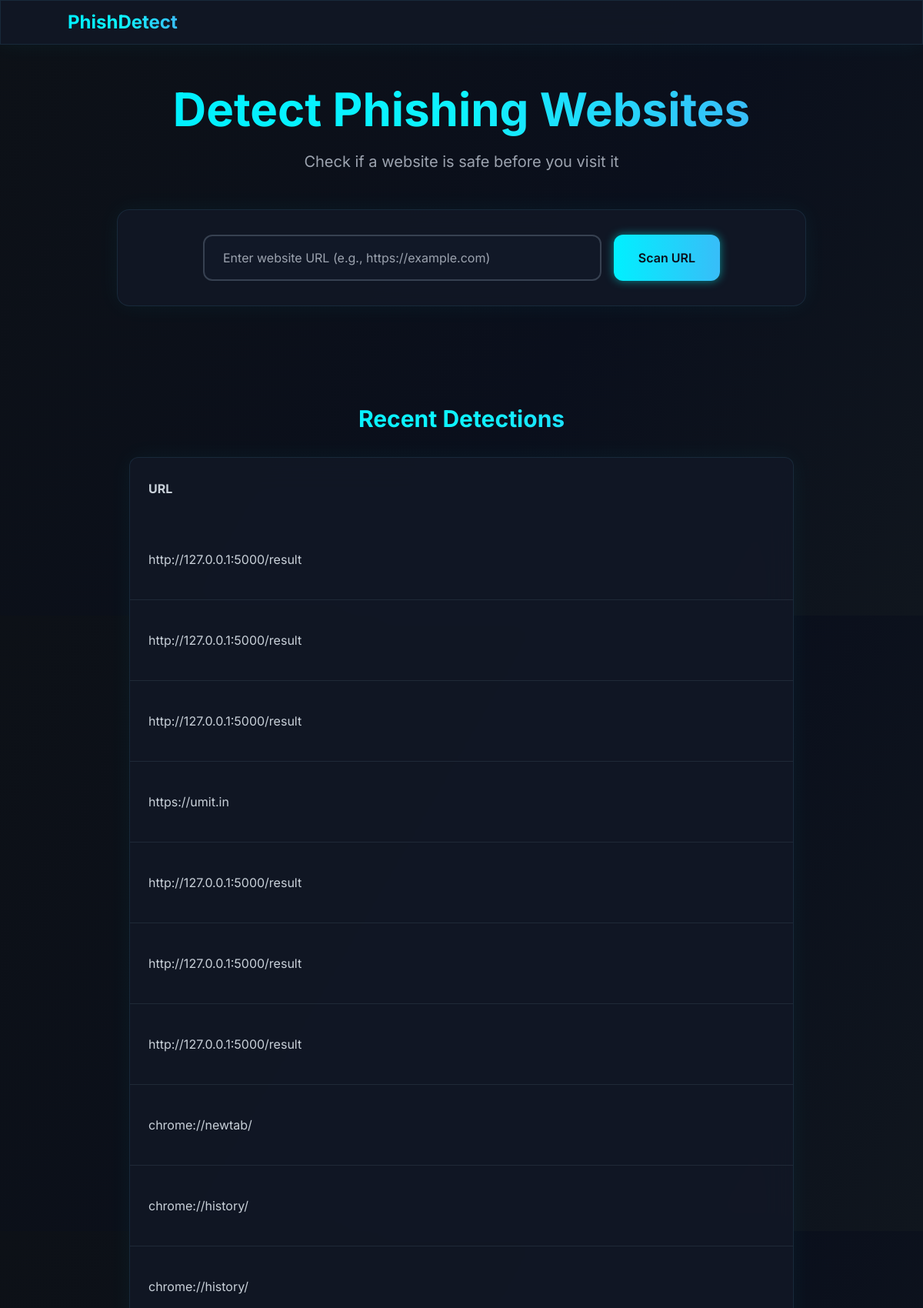
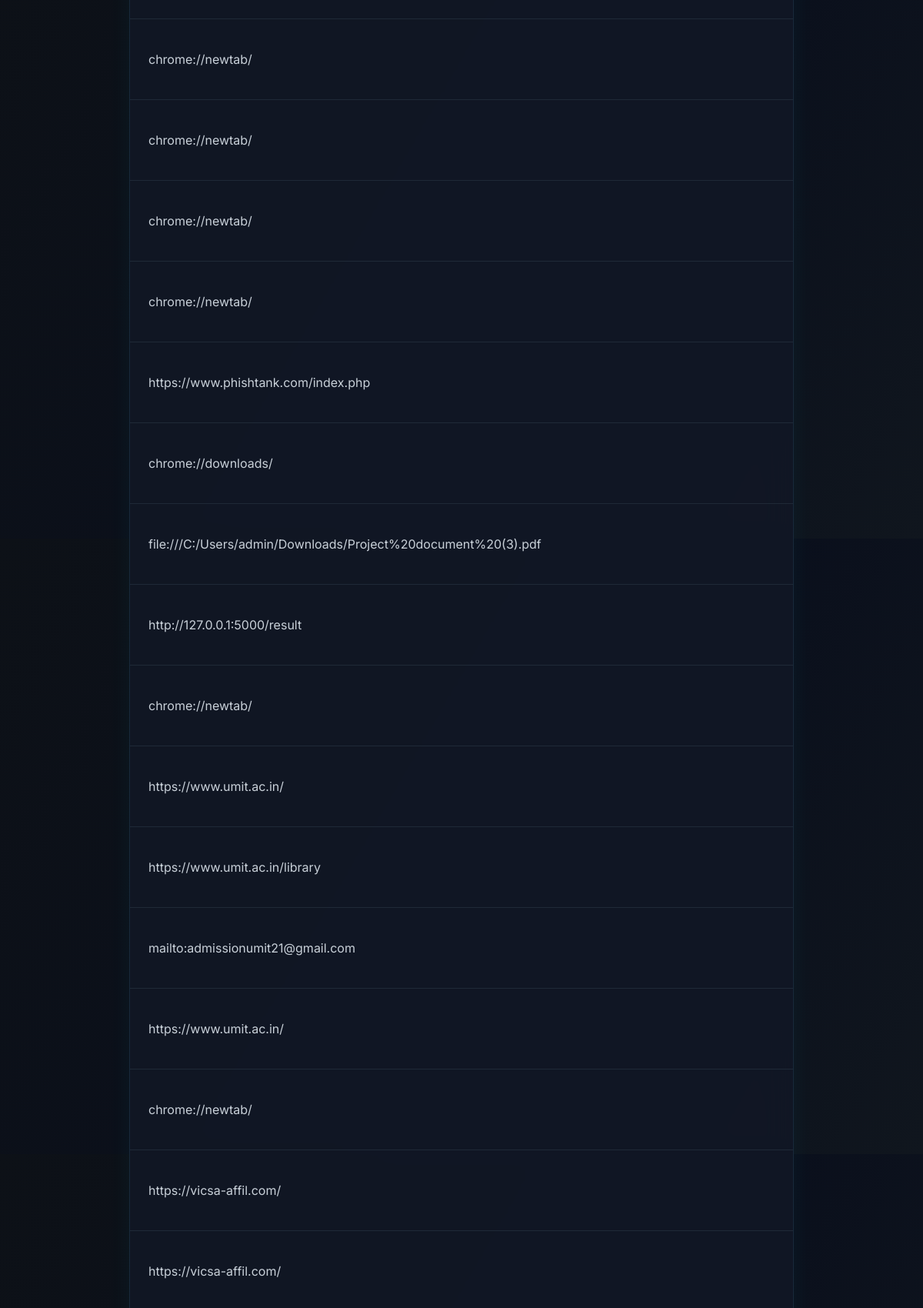
The page / (upper part) on the database its author committed (2 pictures, top to bottom).
### tables this page shows
CREATE TABLE phishing_urls (
            id INTEGER PRIMARY KEY AUTOINCREMENT,
            url TEXT NOT NULL,
            detected_at TIMESTAMP DEFAULT CURRENT_TIMESTAMP
        );

### app.py (the view)
@app.route("/")
def home():
    phishing_url = request.args.get("phishing_url")
    user = session.get("user")
    conn = sqlite3.connect("phishing_urls.db")
    cursor = conn.cursor()
    cursor.execute("SELECT url, detected_at FROM phishing_urls ORDER BY detected_at DESC")
    urls = cursor.fetchall()
    conn.close()
    return render_template("index.html", phishing_url=phishing_url, user=user, urls=urls)

### templates/index.html (shortened to what this page needs)
<!DOCTYPE html>
<html lang="en">
<head>
    <link href="https://cdnjs.cloudflare.com/ajax/libs/tailwindcss/2.2.19/tailwind.min.css" rel="stylesheet">
</head>
<body class="min-h-screen flex flex-col">
    <nav class="glass-effect fixed w-full z-50 px-4 py-3">
        <div class="container mx-auto flex justify-between items-center">
            <div class="flex items-center space-x-2">
                <h1 class="text-2xl font-bold neon-text">PhishDetect</h1>
            </div>
        </div>
    </nav>
    <main class="pt-28 pb-16 px-4 flex-grow">
        <div class="container mx-auto max-w-4xl text-center">
            <h1 class="text-5xl md:text-6xl font-bold mb-6">
                <span class="neon-text">Detect Phishing Websites</span>
            </h1>
            <p class="text-xl text-gray-400 mb-12">Check if a website is safe before you visit it</p>
            <div class="glass-effect rounded-2xl p-8 shadow-2xl">
                <form action="/result" method="POST" class="max-w-2xl mx-auto">
                    <div class="flex flex-col md:flex-row gap-4">
                        <input type="url" name="name" id="name" required
                            placeholder="Enter website URL (e.g., https://example.com)"
                            class="flex-1 px-6 py-4 rounded-xl bg-gray-900 text-cyan-300 border-2 border-gray-700 focus:border-cyan-400 focus:ring-2 focus:ring-cyan-400 transition-all duration-300">
                        <button type="submit" class="btn-neon px-8 py-4 rounded-xl">
                            Scan URL
                        </button>
                    </div>
                </form>
            </div>
        </div>
    </main>
    {% if urls %}
    <section class="container mx-auto max-w-4xl px-4 py-16">
        <h2 class="text-3xl text-center font-bold mb-8 neon-text">Recent Detections</h2>
        <div class="glass-effect rounded-xl overflow-hidden">
            <table class="w-full">
                <thead class="bg-cyan-900 text-cyan-100">
                    <tr>
                        <th class="px-6 py-4 text-left">URL</th>
                    </tr>
                </thead>
                <tbody class="divide-y divide-gray-800">
                    {% for url, detected_at in urls %}
                    <tr class="hover:bg-gray-800 transition-colors duration-200">
                        <td class="px-6 py-4">{{ url }}</td>
                    </tr>
                    {% endfor %}
                </tbody>
            </table>
        </div>
    </section>
    {% endif %}
</body>
</html>

### templates/index.html (style rules this page uses)
body { font-family: 'Inter', sans-serif; background: linear-gradient(120deg, #0d1117, #0a0f1c 60%, #10161e); color: #c9d1d9; }
.glass-effect { background: rgba(18, 24, 38, 0.85); backdrop-filter: blur(20px); border: 1px solid rgba(100, 200, 255, 0.1); box-shadow: 0 0 30px rgba(0, 255, 255, 0.05); }
.neon-text { background: linear-gradient(90deg, #00f0ff, #0ef3ff, #38bdf8); background-clip: text; -webkit-background-clip: text; -webkit-text-fill-color: transparent; }
.btn-neon { background: linear-gradient(90deg, #00f0ff, #38bdf8); color: #0a0f1c; font-weight: 600; box-shadow: 0 0 12px rgba(0, 255, 255, 0.5); transition: all 0.3s ease; }

### rows shown on the page
phishing_urls: url "http://127.0.0.1:5000/result"
phishing_urls: url "http://127.0.0.1:5000/result"
phishing_urls: url "http://127.0.0.1:5000/result"
phishing_urls: url "https://umit.in"
phishing_urls: url "http://127.0.0.1:5000/result"
phishing_urls: url "http://127.0.0.1:5000/result"
phishing_urls: url "http://127.0.0.1:5000/result"
phishing_urls: url "chrome://newtab/"
phishing_urls: url "chrome://history/"
phishing_urls: url "chrome://history/"
phishing_urls: url "chrome://newtab/"
phishing_urls: url "chrome://newtab/"
phishing_urls: url "chrome://newtab/"
phishing_urls: url "chrome://newtab/"
phishing_urls: url "https://www.phishtank.com/index.php"
phishing_urls: url "chrome://downloads/"
phishing_urls: url "file:///C:/Users/admin/Downloads/Project%20document%20(3).pdf"
phishing_urls: url "http://127.0.0.1:5000/result"
phishing_urls: url "chrome://newtab/"
phishing_urls: url "https://www.umit.ac.in/"
phishing_urls: url "https://www.umit.ac.in/library"
phishing_urls: url "mailto:admissionumit21@gmail.com"
phishing_urls: url "https://www.umit.ac.in/"
phishing_urls: url "chrome://newtab/"
phishing_urls: url "https://vicsa-affil.com/"
phishing_urls: url "https://vicsa-affil.com/"
